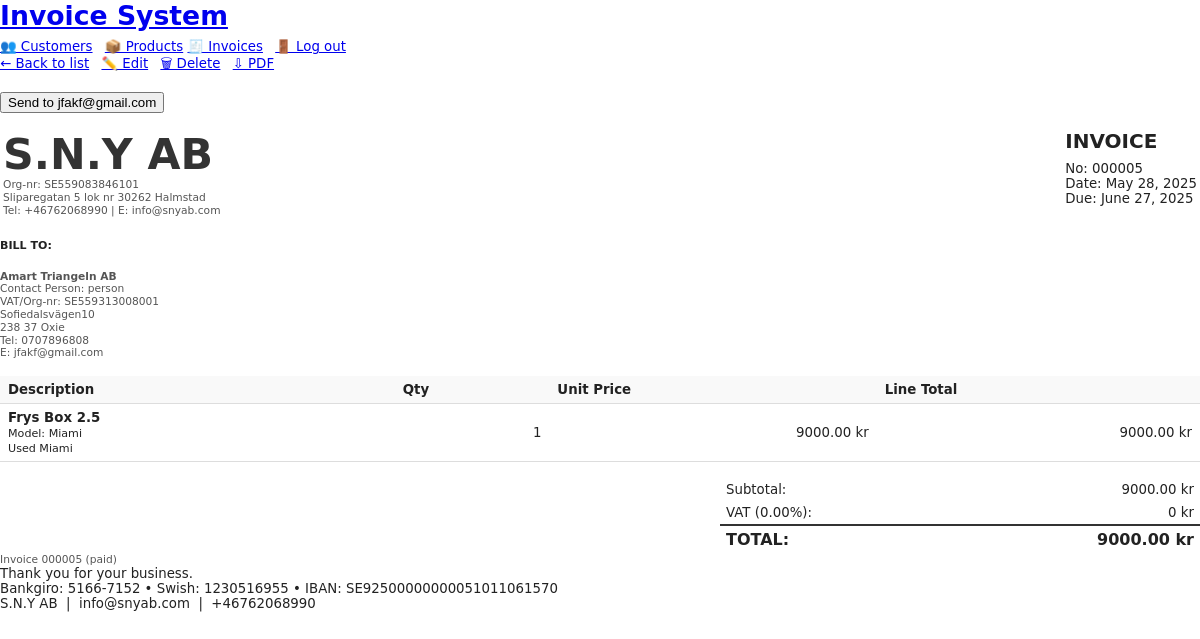
Before: /invoices/5/ with the older database file.
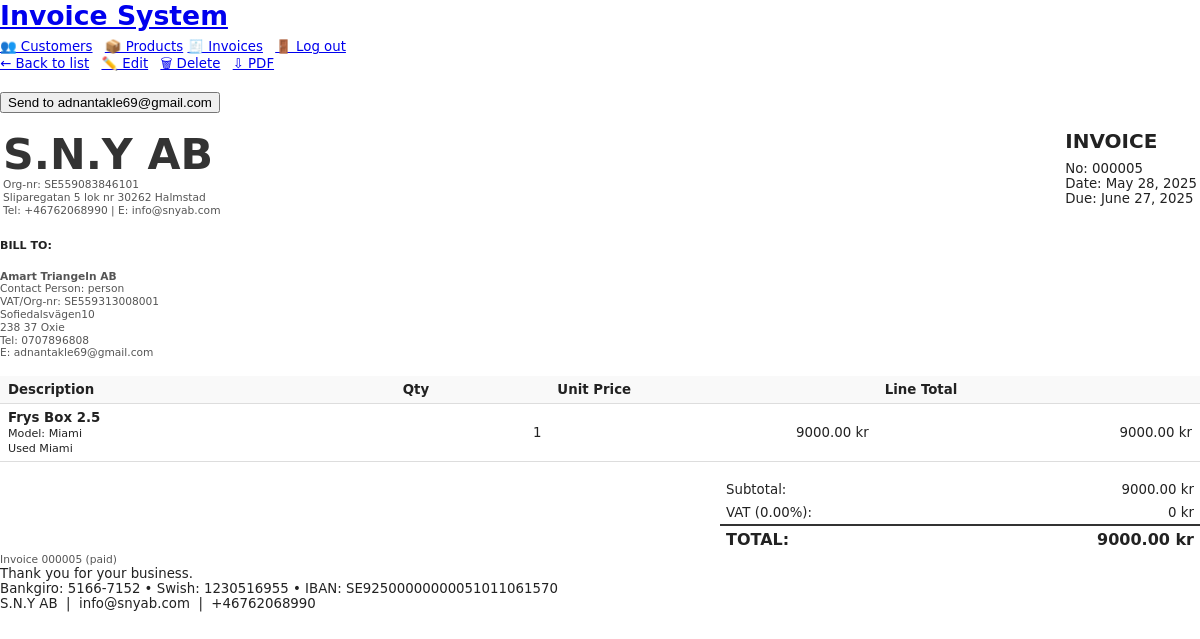
After: the same page with the newer database file.
### system/models/invoice.py (models this page shows, shortened)
class Invoice(models.Model):
    VAT_INCLUDED = "inc"
    VAT_EXCLUDED = "exc"
    VAT_CHOICES  = [(VAT_INCLUDED, "VAT included"),
                    (VAT_EXCLUDED, "VAT excluded")]
    PAYMENT_CHOICES = [(10, "10 days"), (15, "15 days"),
                       (30, "30 days"), (60, "60 days")]
    number        = models.CharField(max_length=30, unique=True)
    issue_date    = models.DateField(default=timezone.now)
    due_date      = models.DateField(blank=True)            # may be filled automatically
    payment_term  = models.PositiveSmallIntegerField(
                        choices=PAYMENT_CHOICES, default=30)
    customer      = models.ForeignKey(
                        Customer, on_delete=models.SET_NULL,
                        null=True, blank=True, related_name="invoices")
    vat_mode      = models.CharField(
                        max_length=3, choices=VAT_CHOICES,
                        default=VAT_INCLUDED)
    vat_rate      = models.DecimalField(max_digits=5, decimal_places=2, default=25)
    notes         = models.TextField(blank=True)
    paid          = models.BooleanField(
                        default=False,
                        help_text="Tick when full payment has been received.")
    reminder_of   = models.ForeignKey(
                        "self", null=True, blank=True,
                        related_name="reminders",
                        on_delete=models.SET_NULL)
    @property
    def total_ex_vat(self):
        return sum(l.total_ex_vat for l in self.lines.all())
    @property
    def vat_total(self):
        return Decimal("0") if self.vat_rate == 0 \
               else self.total_ex_vat * (self.vat_rate / 100)
    @property
    def total_inc_vat(self):
        return self.total_ex_vat + self.vat_total

class InvoiceLine(models.Model):
    invoice       = models.ForeignKey(
                        Invoice, related_name="lines",
                        on_delete=models.CASCADE)
    product       = models.ForeignKey(
                        Product, on_delete=models.SET_NULL,
                        null=True, blank=True, related_name="invoice_lines")
    description   = models.CharField(max_length=255, blank=True)
    quantity      = models.PositiveIntegerField(default=1)
    unit_price    = models.DecimalField(max_digits=10, decimal_places=2)
    product_name  = models.CharField(max_length=255, blank=True)
    product_model = models.CharField(max_length=255, blank=True)
    @property
    def total_ex_vat(self):
        return self.quantity * self.unit_price

### system/models/customer.py (models this page shows, shortened)
class Customer(models.Model):
    name            = models.CharField("Company name", max_length=255)
    contact_person  = models.CharField(max_length=255, blank=True)
    phone           = models.CharField(max_length=30, blank=True)
    address         = models.TextField(blank=True)
    vat_number      = models.CharField("VAT / Org-nr", max_length=50, blank=True)
    created_at      = models.DateTimeField(default=timezone.now, editable=False)
    email           = models.EmailField(blank=True,null=True)
    class Meta:
        ordering = ["-created_at"]

### system/models/company_profile.py (models this page shows, shortened)
class CompanyProfile(models.Model):
    name       = models.CharField(max_length=255)
    org_number = models.CharField(max_length=50)
    phone      = models.CharField(max_length=30, blank=True)
    email      = models.EmailField(blank=True)
    address    = models.TextField()
    iban       = models.CharField("IBAN",      max_length=34, blank=True, null=True)
    swish      = models.CharField("Swish",     max_length=10, blank=True, null=True)
    bankgiro   = models.CharField("Bankgiro",  max_length=15, blank=True, null=True)
    class Meta:
        verbose_name = "Company profile"
        verbose_name_plural = "Company profile"

### system/views/invoice.py (the view)
# urls.py: path("invoices/<int:pk>/",        InvoiceDetailView.as_view(), name="invoice-detail"),
class InvoiceDetailView(DetailView):
    model         = Invoice
    template_name = "invoices/detail.html"
    def get_context_data(self, **kwargs):
        ctx = super().get_context_data(**kwargs)
        ctx["company"] = CompanyProfile.objects.first()     # ← ★ add
        return ctx

### system/templates/invoices/detail.html (shortened to what this page needs)
{% extends "base.html" %}
{% block content %}
  <div style="margin-bottom:1rem;">
      <a href="{% url 'invoice-list' %}" class="button">← Back to list</a>
      <a href="{% url 'invoice-edit' object.pk %}" class="button" style="margin-left:.5rem;">✏️ Edit</a>
      <a href="{% url 'invoice-delete' object.pk %}" class="button" style="margin-left:.5rem;">🗑 Delete</a>
      <a href="{% url 'invoice-pdf' object.pk %}" class="button" style="margin-left:.5rem;">⇩ PDF</a>
  </div>
  <p>
    <form method="post" action="{% url 'invoice-send' object.pk %}" style="display:inline;">
      <button type="submit" class="btn btn-primary">
        Send to {{ object.customer.email }}
      </button>
    </form>
  </p>
  {% include "invoices/pdf.html" with embedded=True %}
{% endblock %}

### system/templates/base.html (shortened to what this page needs)
<!DOCTYPE html>
<html lang="en">
<head>
    <link rel="stylesheet" href="https://cdn.simplecss.org/simple.css">
</head>
<body>
<header>
  <h1><a href="/">Invoice System</a></h1>
    <nav>
    <a href="{% url 'customer-dashboard' %}" class="button">👥 Customers</a>
    <a href="{% url 'product-dashboard' %}" class="button" style="margin-left:.5rem;">📦 Products</a>
    <a href="{% url 'invoice-dashboard' %}" class="button">🧾 Invoices</a>
    <a href="{% url 'logout' %}"         class="button" style="margin-left:.5rem;">🚪 Log out</a>
</nav>
</header>
<main>
  {% block content %}{% endblock %}
</main>
</body>
</html>

### system/templates/invoices/pdf.html (shortened to what this page needs)
<!DOCTYPE html>
<html lang="en">
<head>
</head>
<body>
  <table class="header-table">
    <tr>
      <td>
        <div class="logo">{{ company.name }}</div>
        <div class="contact-details">
          Org-nr: {{ company.org_number }}<br>
          {{ company.address|linebreaksbr }}<br>
          Tel: {{ company.phone }} | E: {{ company.email }}<br>
        </div>
      </td>
      <td class="invoice-meta">
        <h2>INVOICE</h2>
        No: {{ invoice.number }}<br>
        Date: {{ invoice.issue_date }}<br>
        Due: {{ invoice.due_date }}
      </td>
    </tr>
  </table>
  <h5>BILL TO:</h5>
  <div class="contact-details">
    <strong>{{ invoice.customer.name }}</strong><br>
    {% if invoice.customer.contact_person %}Contact Person: {{ invoice.customer.contact_person }}<br>{% endif %}
    {% if invoice.customer.vat_number %}VAT/Org-nr: {{ invoice.customer.vat_number }}<br>{% endif %}
    {{ invoice.customer.address|linebreaksbr }}<br>
    {% if invoice.customer.phone %}Tel: {{ invoice.customer.phone }}<br>{% endif %}
    {% if invoice.customer.email %}E: {{ invoice.customer.email }}{% endif %}
  </div>
  <table class="items">
    <thead>
      <tr>
        <th>Description</th>
        <th class="right">Qty</th>
        <th class="right">Unit Price</th>
        <th class="right">Line Total</th>
      </tr>
    </thead>
    <tbody>
      {% for line in invoice.lines.all %}
      <tr>
        <td>
          <strong>{{ line.product_name }}</strong>
          {% if line.product_model %}<br><small>Model: {{ line.product_model }}</small>{% endif %}
          {% if line.description %}<br><small>{{ line.description }}</small>{% endif %}
        </td>
        <td class="right">{{ line.quantity }}</td>
        <td class="right">{{ line.unit_price }} kr</td>
        <td class="right">{{ line.total_ex_vat }} kr</td>
      </tr>
      {% endfor %}
    </tbody>
  </table>
  <table class="totals">
    <tr><td>Subtotal:</td><td class="right">{{ invoice.total_ex_vat }} kr</td></tr>
    <tr><td>VAT ({{ invoice.vat_rate }}%):</td><td class="right">{{ invoice.vat_total }} kr</td></tr>
    <tr class="total-row"><td>TOTAL:</td><td class="right">{{ invoice.total_inc_vat }} kr</td></tr>
  </table>
  <div class="footer-note">
    Invoice {{ invoice.number }} (paid)
  </div>
 <footer>
    <div>Thank you for your business.</div>
    <div class="payment-info">
      {% if company.bankgiro %}Bankgiro: {{ company.bankgiro }}{% endif %}
      {% if company.swish %}{% if company.bankgiro %} • {% endif %}Swish: {{ company.swish }}{% endif %}
      {% if company.iban %}{% if company.bankgiro or company.swish %} • {% endif %}IBAN: {{ company.iban }}{% endif %}
    </div>
    <div>{{ company.name }} &nbsp;|&nbsp; {{ company.email }} &nbsp;|&nbsp; {{ company.phone }}</div>
  </footer>
</body>
</html>

### system/templates/invoices/pdf.html (style rules this page uses)
body { font-family: "DejaVu Sans", sans-serif; font-size: 10pt; color: #222; margin: 0; }
h1, h2, h3 { margin: 0 0 0.5rem 0; }
.header-table { width: 100%; margin-bottom: 1rem; }
.logo { font-size: 32pt; font-weight: 700; color: #333; }
.contact-details { font-size: 8pt; line-height: 1.2; color: #555; }
.invoice-meta { float: right; font-size: 10pt; }
table.items { width: 100%; border-collapse: collapse; margin-top: 1rem; }
table.items th, table.items td { padding: 6px 8px; border-bottom: 1px solid #ddd; }
table.items th { background: #f9f9f9; text-align: left; }
.right { text-align: right; }
table.totals { width: 40%; float: right; border-collapse: collapse; margin-top: 1rem; }
table.totals td { padding: 4px 6px; }
table.totals tr.total-row td { border-top: 2px solid #333; font-size: 12pt; font-weight: 700; }
.footer-note { clear: both; font-size: 8pt; color: #555; margin-top: 1rem; }

Changed rows visible on the page:
changed through a linked row, Invoice "Amart Triangeln AB": customer.email "jfakf@gmail.com" → "adnantakle69@gmail.com"
